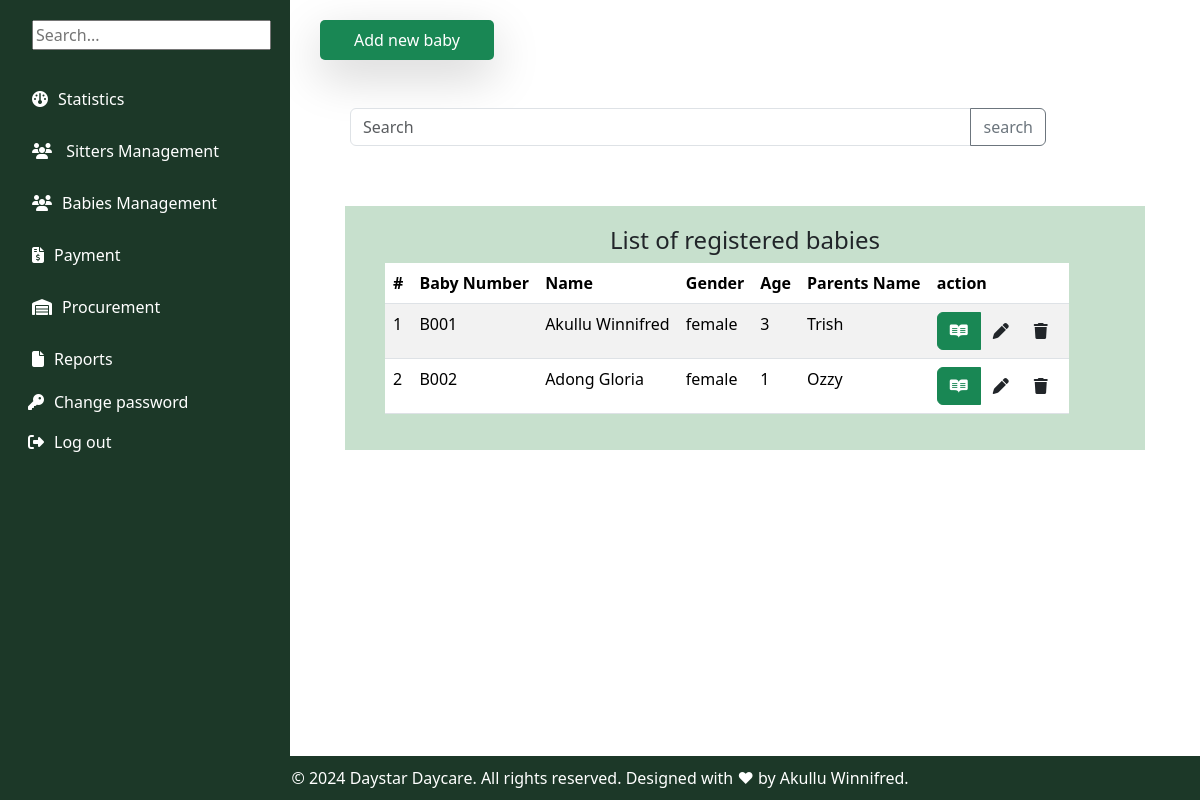
The page /all_babies/ (signed in) on the database its author committed.
### myapp/models.py (models this page shows, shortened)
class RegisterBaby(models.Model):
    GENDER_CHOICES = (
         ('male', 'Male'),
        ('female', 'Female'),
     )
    name = models.CharField(max_length=200,validators=[validate_letters])
    Baby_Number = models.CharField(max_length=200,unique=True,blank=False, null=True)
    gender = models.CharField(max_length=10,choices=GENDER_CHOICES)
    age = models.IntegerField(default=0)
    Period_of_stay = models.ForeignKey(Categorystay, on_delete=models.CASCADE)
    location = models.CharField(max_length=100)
    Parents_Name = models.CharField(max_length=200,validators=[validate_letters])
    Period_of_stay = models.ForeignKey(Categorystay, on_delete=models.CASCADE)
    Brought_by = models.CharField(max_length=200,validators=[validate_letters])
    Assigned_to = models.ForeignKey(BabySitterattendance, on_delete=models.CASCADE)
    Time_In = models.DateTimeField()

### myapp/views.py (the view)
# urls.py: path('all_babies/',views.all_babies,name='all_babies'),
@login_required
def all_babies(request):
   babies =RegisterBaby.objects.all()
   return render(request,'babies/all_babies.html',{'babies':babies})

### myapp/templates/babies/all_babies.html (shortened to what this page needs)
{% extends 'base.html' %}
{% block content %}
<button class="p-2 bg-teal-500 rounded-lg shadow-lg bg bg-success"
    style="margin-left: 10px; border-radius: 5px; border: #B4BDFF; width: 20%; height: 5%;"><a
        style="color: white; text-decoration: none;" href="/babyreg">Add new baby</a></button>
<br><br><br>
<form method="GET" action="{% url 'search_babies' %}" class="mb-3">
    <div class="input-group" style="margin-left: 40px; width: 80%; margin-bottom: 10px; border: 20px border-color:#337357">
    <input type="text" class="form-control" placeholder="Search" name="search_query">
    <button class="btn btn-outline-secondary" type="submit"> search</button>
    </div>
</form>
<div class="container">
    <h4 class="text-center">List of registered babies</h4>
    <table class="table table-striped" style="width: 90%; margin-left: 20px;">
        <thead>
            <tr>
                <th>#</th>
                <th>Baby Number</th>
                <th>Name</th>
                <th>Gender</th>
                <th>Age</th>
                <th>Parents Name</th>
                <th>action</th>
            </tr>
        </thead>
        <tbody>
            {% for each in babies %}
            <tr>
                <td> {{each.id}}</td>
                <td>B0{{each.Baby_Number}}</td>
                <td>{{each.name}}</td>
                <td>{{each.gender}}</td>
                <td>{{each.age}}</td>
                <td>{{ each.Parents_Name}}</td>
                <td>
                    <div class="btn-group" role="group">
                        <button type="button" class="btn btn-success mr-1" data-bs-toggle="modal"
                            data-bs-target="#myModal{{ each.id }}">
                            <i class="fa-brands fa-readme"></i>
                        </button>
                        <a href="{% url 'baby_edit' id=each.id %}" class="btn"><i class="fa-solid fa-pen"></i>
                        <a href="{% url 'delete_baby' baby_id=each.id %}" class="btn"><i class="fa-solid fa-trash"></i>
</td>
</div>
{% endfor %}
{% endblock %}

### myapp/static/css/base.css (style rules this page uses)
body { min-height: 100vh; }

### myapp/templates/babies/all_babies.html (style rules this page uses)
.container { padding-top: 20px; margin-top: 60px; margin-bottom: 30px; max-width: 800px; background-color: rgba(153, 198, 165, 0.55); padding: 20px; }

### rows shown on the page
RegisterBaby: id "1", Baby_Number "01", name "Akullu Winnifred", gender "female", age "3", Parents_Name "Trish"
RegisterBaby: id "2", Baby_Number "02", name "Adong Gloria", gender "female", age "1", Parents_Name "Ozzy"
